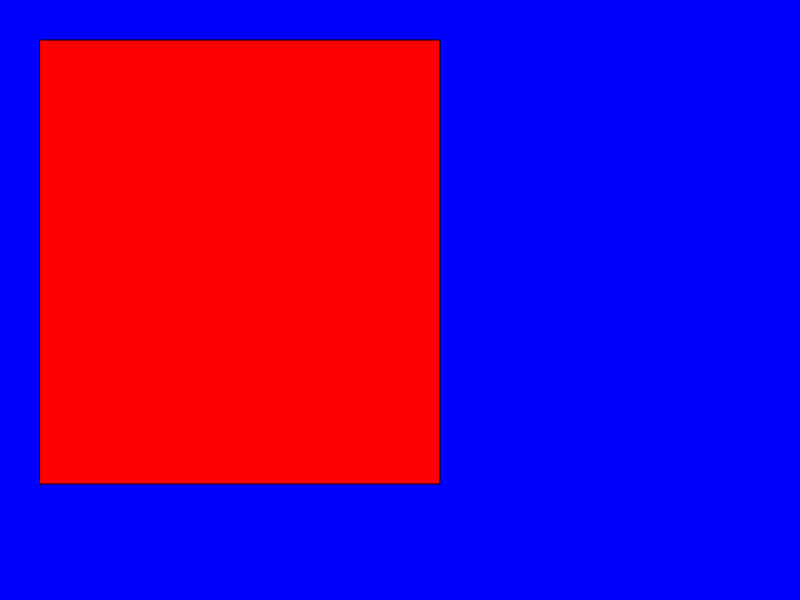
Frame 1 (no input)
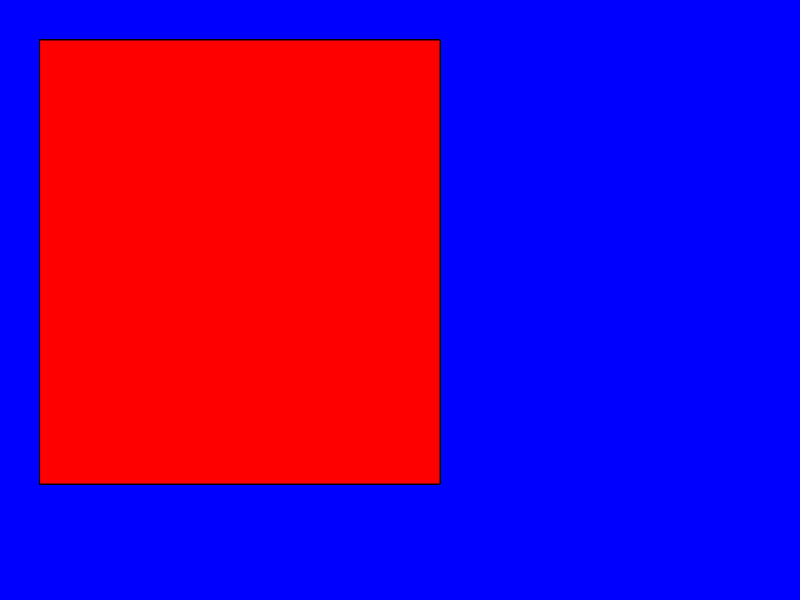
Frame 60 (no input)
Frame 120 (the mouse pressed at the canvas centre since frame 60): identical to frame 60, image omitted

The p5.js sketch that drew these frames (run headless with seeded random() and noise() and a simulated clock; from frame 60 on, the mouse is pressed at the canvas centre):

// p5.js sketch
// ── sketch.js
function setup() {
    createCanvas(displayWidth, displayHeight)
    background("blue")
}

function draw() {
    fill("red")
    rect(40,40,400,444)
}
